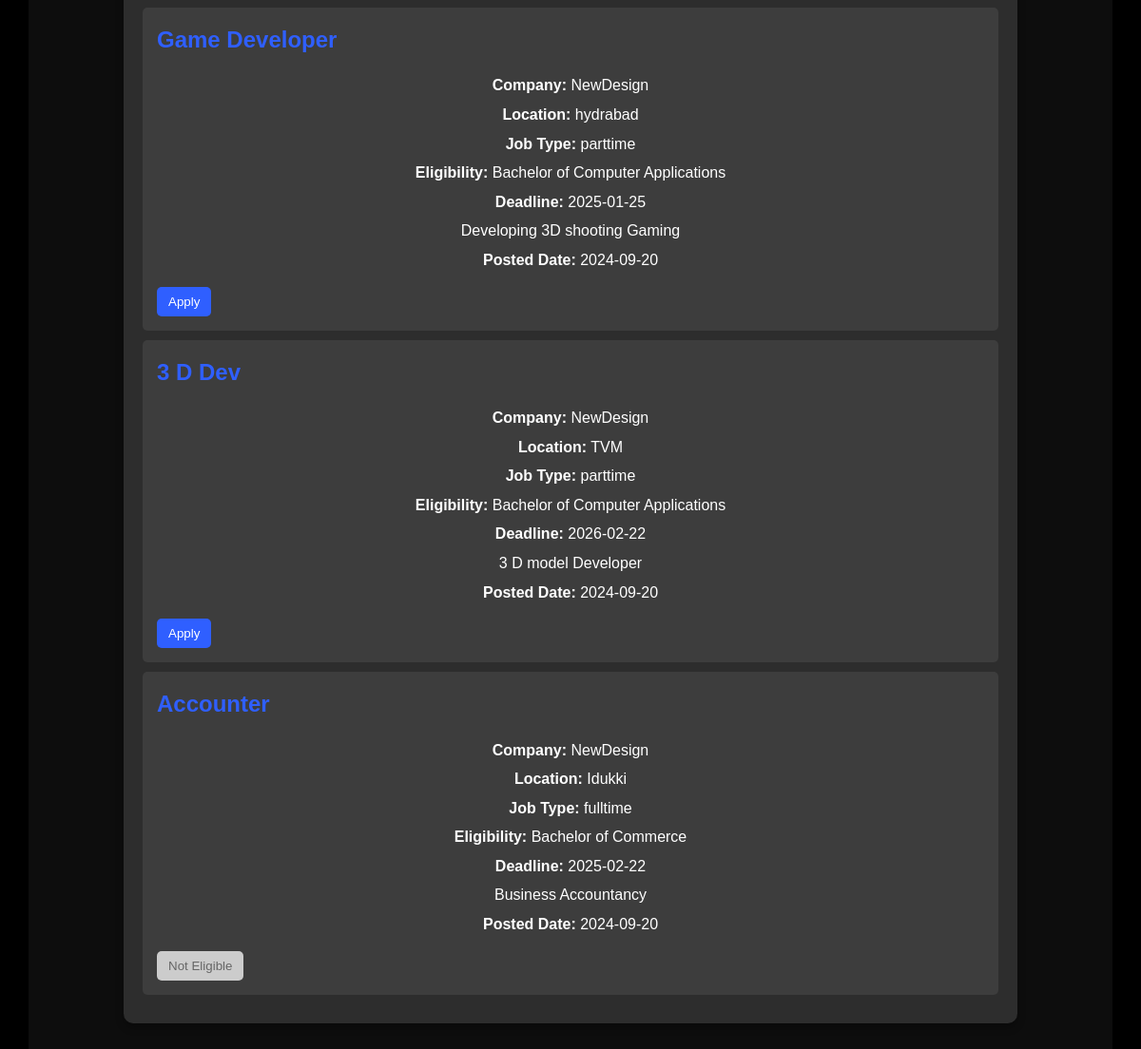
The page /Student/index.php (signed in, lower part) on the database as committed earlier.
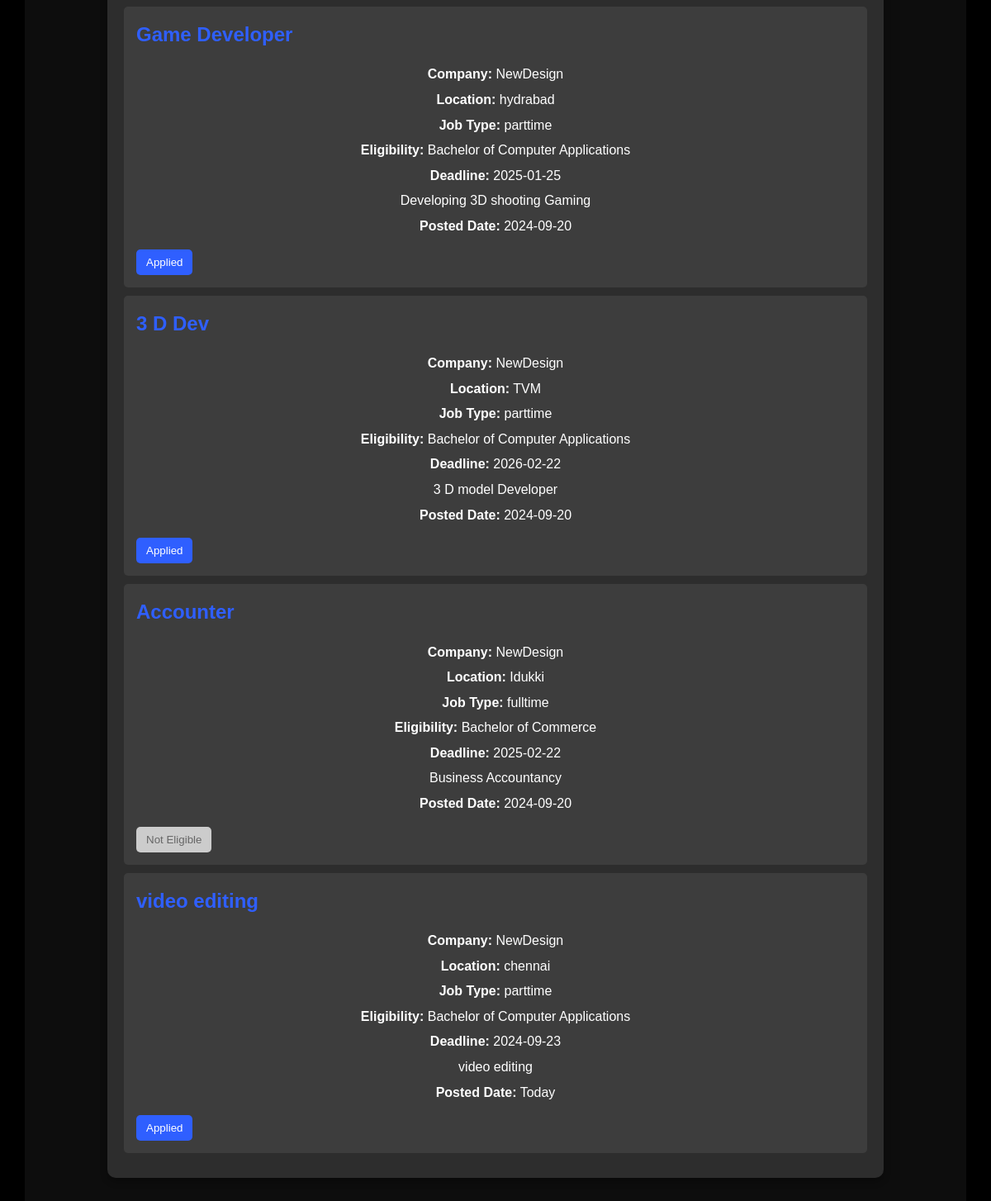
The same page on the database as committed later.
### tables this page shows
CREATE TABLE `job_posting` (
  `job_id` int(11) NOT NULL,
  `company_id` int(11) NOT NULL,
  `jobtitle` varchar(255) NOT NULL,
  `job_description` varchar(255) NOT NULL,
  `job_location` varchar(255) NOT NULL,
  `posted_date` date NOT NULL DEFAULT current_timestamp(),
  `deadline` date NOT NULL,
  `course` varchar(255) NOT NULL,
  `jobtype` enum('fulltime','parttime') DEFAULT NULL
);

CREATE TABLE `company_details` (
  `Company_id` int(11) NOT NULL,
  `Company_name` varchar(255) NOT NULL,
  `Contact_person` varchar(255) NOT NULL,
  `account_email` varchar(255) NOT NULL,
  `PhoneNum` varchar(255) NOT NULL,
  `date_of_joined` timestamp NOT NULL DEFAULT current_timestamp(),
  `approval` enum('approved','pending','rejected') DEFAULT 'pending'
);

### Student/index.php (the view, shortened to what this page needs)
<?php
include "connection.php";
$student_id = $_SESSION['student_id'];
$stmt = $conn->prepare("SELECT course FROM student_details WHERE student_id = ?");
$stmt->bind_param("i", $student_id);
$stmt->execute();
$stmt->bind_result($student_course);
$stmt = $conn->prepare("
    SELECT
        jp.job_id,
        jp.jobtitle,
        jp.job_description,
        jp.deadline,
        jp.course,
        jp.job_location,
        jp.jobtype,
        jp.posted_date,  -- Fetch the posted date
        c.company_name
    FROM job_posting jp
    JOIN company_details c ON jp.company_id = c.company_id
    WHERE jp.deadline >= CURDATE()
");
$stmt->execute();
$jobs_result = $stmt->get_result();
$stmt = $conn->prepare("SELECT job_id FROM application WHERE student_id = ?");
$stmt->bind_param("i", $student_id);
$stmt->execute();
$applied_jobs_result = $stmt->get_result();
$applied_jobs = [];
while ($row = $applied_jobs_result->fetch_assoc()) {
    $applied_jobs[] = $row['job_id'];
}
?>
<!DOCTYPE html>
<html lang="en">
<head>
    <link rel="stylesheet" href="https://cdnjs.cloudflare.com/ajax/libs/font-awesome/6.6.0/css/all.min.css" />
    <!DOCTYPE html>
<html lang="en">
<head>
    <link rel="stylesheet" href="https://cdnjs.cloudflare.com/ajax/libs/font-awesome/6.6.0/css/all.min.css" />
</head>
<body>
    <div class="main-container">
    <div class="container">
        <div class="job-list">
            <?php while ($job = $jobs_result->fetch_assoc()):
                $posted_date = new DateTime($job['posted_date']);
                $today = new DateTime();
                $is_eligible = (strcasecmp(trim($job['course']), trim($student_course)) == 0);
                ?>
            <div class="job">
                <h2><?php echo htmlspecialchars($job['jobtitle']); ?></h2>
                <p><strong>Company:</strong> <?php echo htmlspecialchars($job['company_name']); ?></p>
                <p><strong>Location:</strong> <?php echo htmlspecialchars($job['job_location']); ?></p>
                <p><strong>Job Type:</strong> <?php echo htmlspecialchars($job['jobtype']); ?></p>
                <p><strong>Eligibility:</strong> <?php echo htmlspecialchars($job['course']); ?></p>
                <p><strong>Deadline:</strong> <?php echo htmlspecialchars($job['deadline']); ?></p>
                <p><?php echo htmlspecialchars($job['job_description']); ?></p>
                <p><strong>Posted Date:</strong>
                    <?php
                    if ($posted_date->format('Y-m-d') == $today->format('Y-m-d')) {
                        echo "<span class='today-text'>Today</span>";
                    } else {
                        echo htmlspecialchars($posted_date->format('Y-m-d'));
                    }
                    ?>
                </p>
                <div class="job-actions">
                    <?php if (!$is_eligible): ?>
                        <button class="disabled" disabled>Not Eligible</button>
                    <?php elseif (in_array($job['job_id'], $applied_jobs)): ?>
                        <button disabled>Applied</button>
                    <?php else: ?>
                        <form method="POST">
                            <button type="submit">Apply</button>
                        </form>
                    <?php endif; ?>
                </div>
            </div>
        <?php endwhile; ?>
        </div>
    </div>
</body>
</html>

Rows that differ between the two databases and show on the page:
computed for job_posting "Game Developer": text "Apply" → "Applied"
computed for job_posting "3 D Dev": text "Apply" → "Applied"
added job_posting: jobtitle "video editing", company.Company_name "NewDesign", job_location "chennai", jobtype "parttime", course "Bachelor of Computer Applications", deadline "2024-09-23", job_description "video editing", posted_date "Today", shows "Applied"
